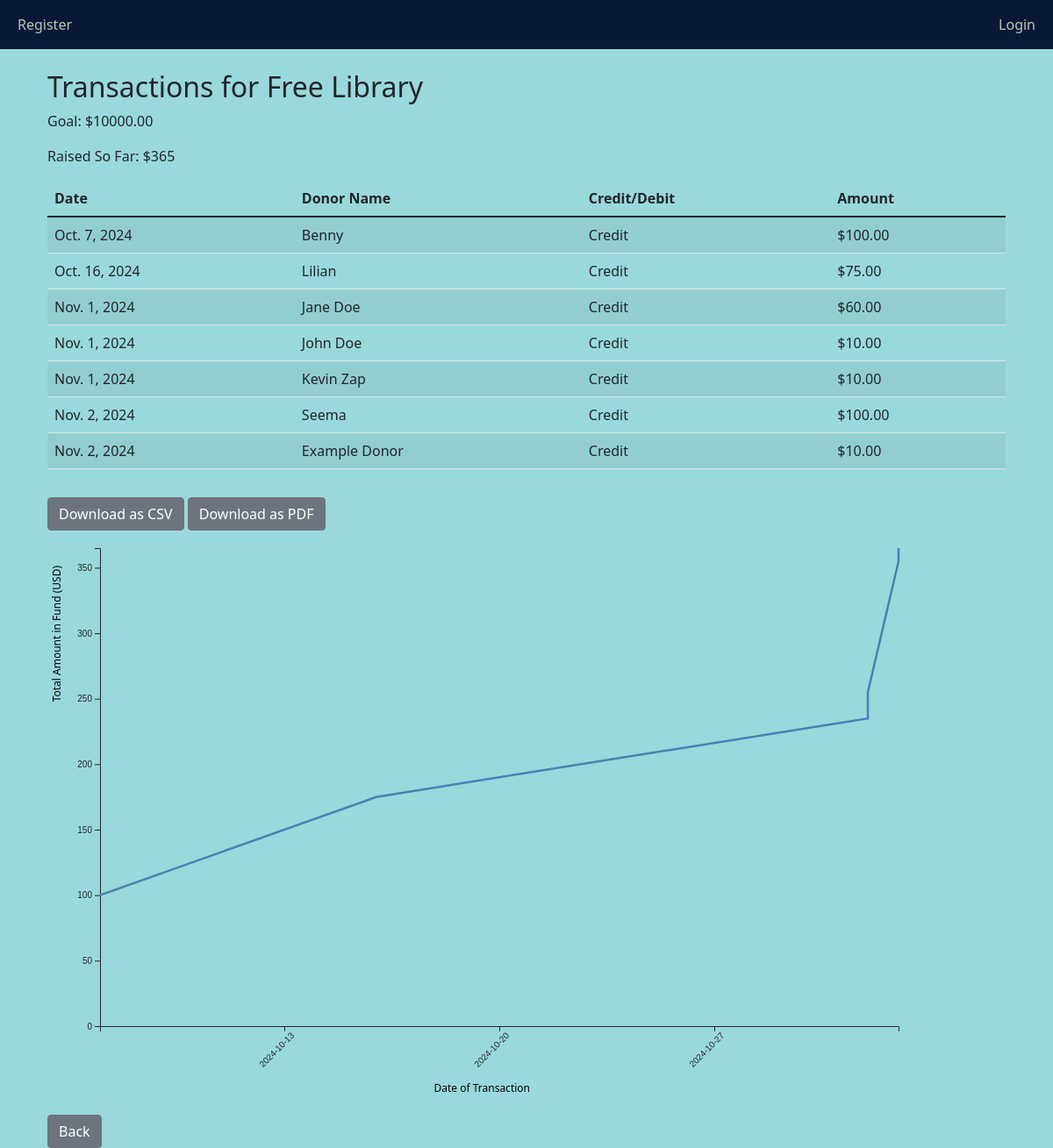
The page /project-transactions/1/ on the database as committed earlier.
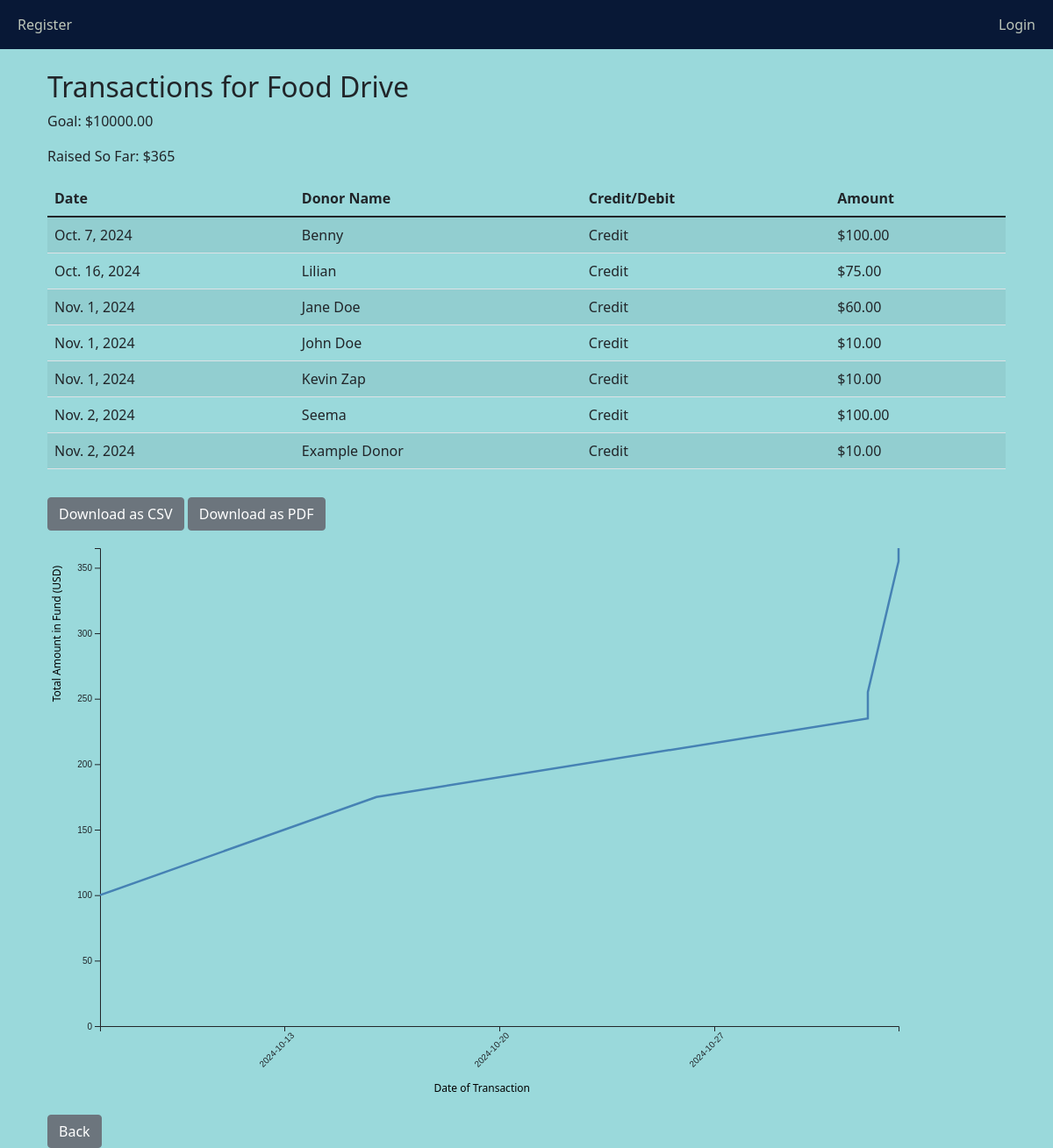
The same page on the database as committed later.
### main/models.py (models this page shows, shortened)
class Project(models.Model):
    name = models.CharField(max_length=100)
    start_date = models.DateField()
    end_date = models.DateField()
    goal_amount = models.DecimalField(max_digits=10, decimal_places=2)
    description = models.TextField(null=True, blank=True)
    owner = models.ForeignKey(User, on_delete=models.CASCADE)
    is_archived = models.BooleanField(default=False)

### main/views.py (the view)
# urls.py: path('project-transactions/<int:project_id>/', views.view_project_transactions, name='view_project_transactions'),
def view_project_transactions(request, project_id):
    project = get_object_or_404(Project, id=project_id)
    transactions = project.transactions.all()
    total_raised = transactions.aggregate(Sum('amount'))['amount__sum'] or 0
    return render(request, 'main/view_project_transactions.html', {
        'project': project,
        'transactions': transactions,
        'total_raised': total_raised
    })

### main/templates/main/view_project_transactions.html (shortened to what this page needs)
{% extends 'main/base.html' %}
{% block content %}
<div class="container mt-4">
    <h2>Transactions for {{ project.name }}</h2>
    <p>Goal: ${{ project.goal_amount }}</p>
    <p>Raised So Far: ${{ total_raised }}</p>
    <table id="transactionsTable" class="table table-striped mt-3">
        <thead>
            <tr>
                <th>Date</th>
                <th>Donor Name</th>
                <th>Credit/Debit</th>
                <th>Amount</th>
            </tr>
        </thead>
        <tbody>
            {% for transaction in transactions %}
            <tr>
                <td>{{ transaction.date }}</td>
                <td>{{ transaction.donor_name }}</td>
                <td>{{ transaction.transaction_type }}</td>
                <td>${{ transaction.amount }}</td>
            </tr>
            {% empty %}
            <tr>
                <td colspan="4" class="text-center">No transactions yet.</td>
            </tr>
            {% endfor %}
        </tbody>
    </table>
    <div class="button-container">
        <button onclick="downloadTableAsCSV()" class="btn btn-secondary mt-3">Download as CSV</button>
        <button onclick="downloadTableAsPDF()" class="btn btn-secondary mt-3">Download as PDF</button>
    </div>
    <div id="graph"></div>
    <div id="backbutton">
        <a href="{% url 'home' %}" class="btn btn-secondary mt-3">Back</a>
    </div>
</div>
{% endblock %}

Rows that differ between the two databases and show on the page:
changed Project: name "Free Library" → "Food Drive"
